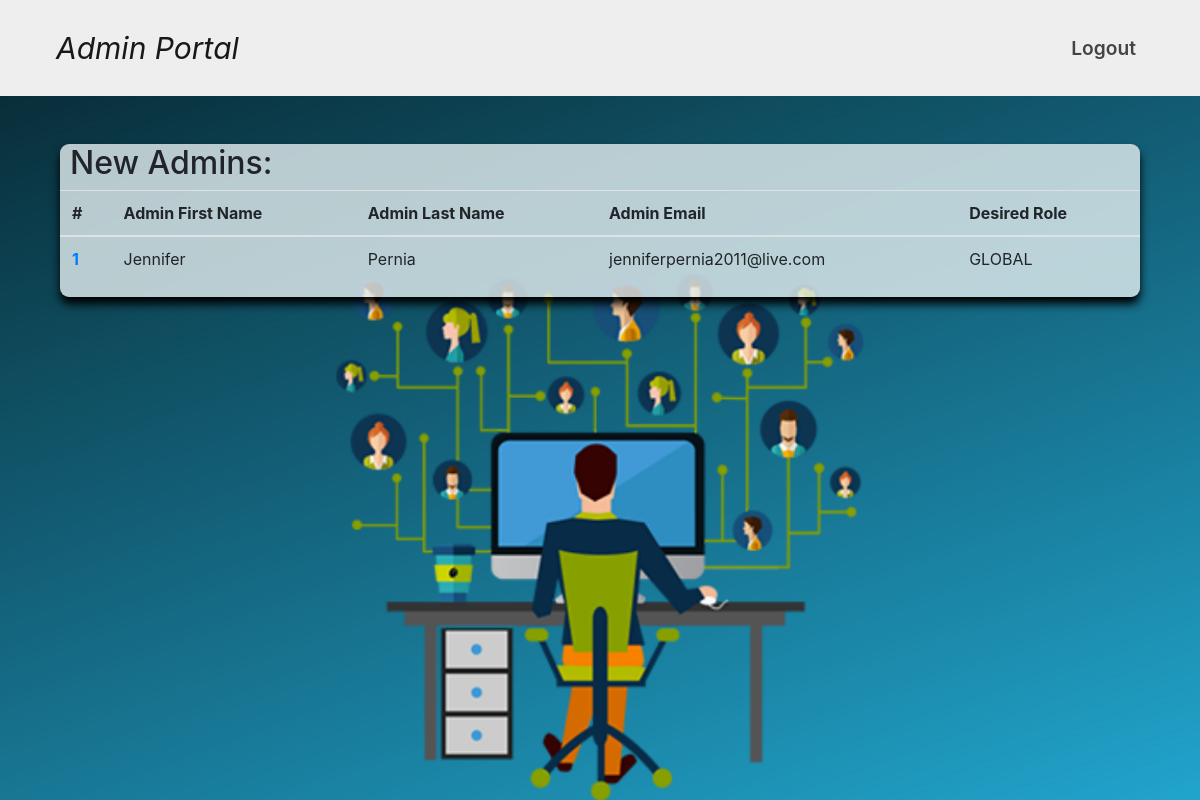
Before: /new-admins-list/ (signed in) with the older database file.
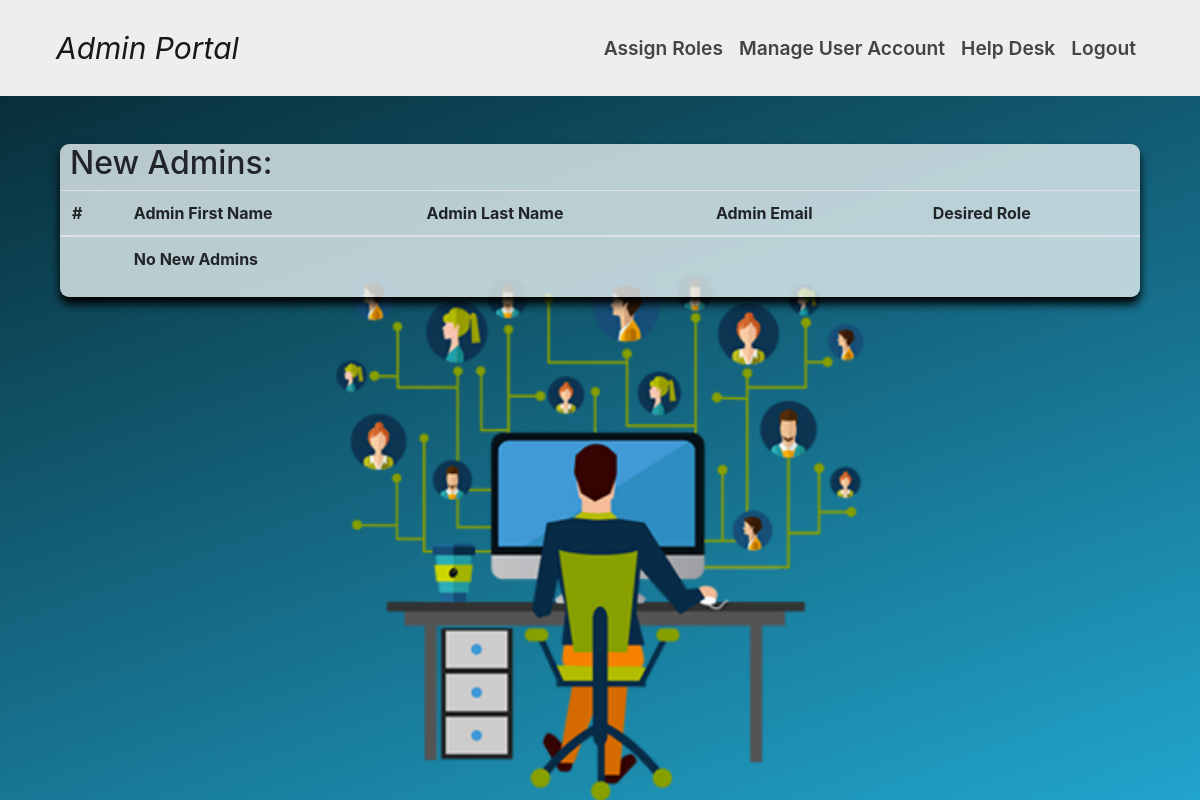
After: the same page with the newer database file.
### Administrator/models.py (models this page shows, shortened)
class Administrator(models.Model):
    user = models.OneToOneField(User, on_delete=models.CASCADE)
    admin_id = models.AutoField(primary_key=True)
    first_name = models.CharField(max_length=50, blank=False, null=False)
    last_name = models.CharField(max_length=50, blank=False, null=False)
    email = models.EmailField(unique=True)
    role = models.CharField(max_length=11, choices=ROLES)
    is_admin = models.BooleanField(default=False)
    created_at = models.DateTimeField(auto_now_add=True)
    def get_absolute_url(self):
        return reverse('admin-detail', args=[str(self.admin_id)])

### Administrator/views.py (the view)
# urls.py: path('new-admins-list/', admin_views.NewAdminsListView.as_view(), name='new-admins-list'),
class NewAdminsListView(ListView):
    template_name = 'Portal/new-admins-list.html'
    paginate_by = 10
    model = Administrator
    context_object_name = 'new_admins_list'
    def get_queryset(self):
        newAdmins = Administrator.objects.filter(is_admin = False).order_by('-created_at')
        return newAdmins
    def get_context_data(self, **kwargs):
        context = super().get_context_data(**kwargs)
        userInstance = User.objects.get(username=self.request.user.username)
        isAdmin = userInstance.administrator.is_admin
        context['isAdmin'] = isAdmin
        return context

### Portal/templates/Portal/new-admins-list.html (shortened to what this page needs)
<head>
</head>
{% extends "Portal/homePage.html" %}
{% block admin_links %}
    {% if isAdmin %}
        <a class="nav-link" href="{% url 'new-admins-list' %}">Assign Roles</a>
    <li class="nav-item">
        <a class="nav-link" href="{% url 'redirect-success' %}">Manage User Account</a>
    </li>
    <li class="nav-item">
        <a class="nav-link" href="{% url 'redirect-success' %}"> Help Desk</a>
    </li>
    {% endif %}
{% endblock %}
{% block content %}
<div id="backgroundimg1">
  <div class="row" id="table-container">
    <table class="table">
      <h2 style="margin-left: 10px;">New Admins:</h2>
      <thead>
        <tr>
          <th scope="col">#</th>
          <th scope="col">Admin First Name</th>
          <th scope="col">Admin Last Name</th>
          <th scope="col">Admin Email</th>
          <th scope="col">Desired Role</th>
        </tr>
      </thead>
      <tbody>
        {% for newAdmin in new_admins_list %}
        <tr>
          <th scope="row"> <a href="{{ newAdmin.get_absolute_url }}" class="rowlink"> {{forloop.counter}} </a> </th>
          <td>{{ newAdmin.first_name }}</td>
          <td>{{ newAdmin.last_name }}</td>
          <td>{{ newAdmin.email }}</td>
          <td>{{ newAdmin.role }}</td>
        </tr>
        {% empty %}
        <tr>
            <td></td>
            <th scope="row">No New Admins</th>
        </tr>
        {% endfor %}
      </tbody>
    </table>
  </div>
</div>
{% endblock %}

Changed rows visible on the page:
no longer on this page (row edited): Administrator: first_name "Jennifer", last_name "Pernia", email "jenniferpernia2011@live.com", role "GLOBAL"
Other visible differences:
text now shown: "Assign Roles Manage User Account Help Desk No New Admins"
